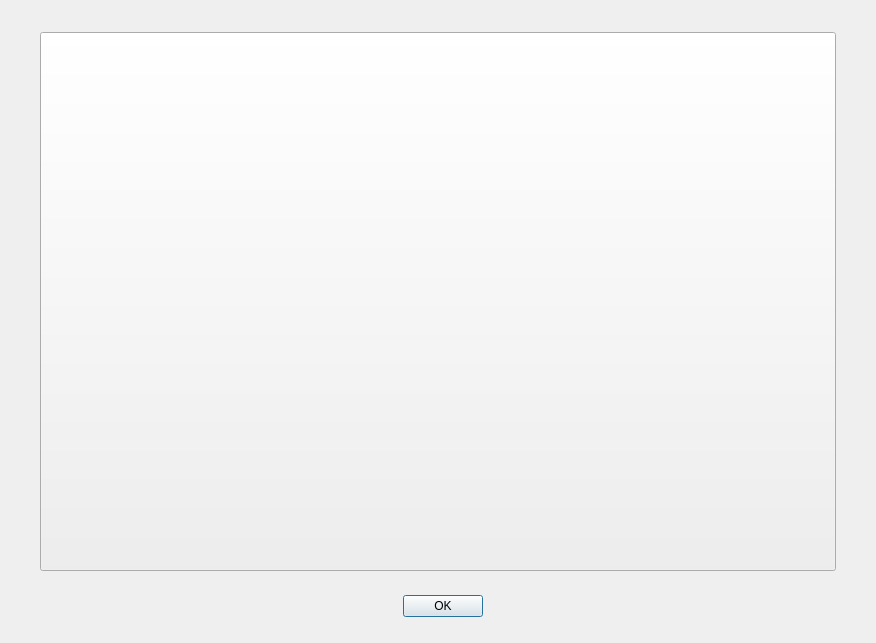
<?xml version="1.0" encoding="UTF-8"?>
<ui version="4.0">
 <class>HintDialog_For_Level4</class>
 <widget class="QDialog" name="HintDialog_For_Level4">
  <property name="geometry">
   <rect>
    <x>0</x>
    <y>0</y>
    <width>876</width>
    <height>643</height>
   </rect>
  </property>
  <property name="windowTitle">
   <string>Dialog</string>
  </property>
  <widget class="QDialogButtonBox" name="buttonBox">
   <property name="geometry">
    <rect>
     <x>393</x>
     <y>590</y>
     <width>90</width>
     <height>32</height>
    </rect>
   </property>
   <property name="orientation">
    <enum>Qt::Horizontal</enum>
   </property>
   <property name="standardButtons">
    <set>QDialogButtonBox::Ok</set>
   </property>
  </widget>
  <widget class="QPushButton" name="buy_new_guppyMom">
   <property name="geometry">
    <rect>
     <x>40</x>
     <y>32</y>
     <width>796</width>
     <height>539</height>
    </rect>
   </property>
   <property name="sizePolicy">
    <sizepolicy hsizetype="Fixed" vsizetype="Fixed">
     <horstretch>0</horstretch>
     <verstretch>0</verstretch>
    </sizepolicy>
   </property>
   <property name="minimumSize">
    <size>
     <width>796</width>
     <height>539</height>
    </size>
   </property>
   <property name="maximumSize">
    <size>
     <width>796</width>
     <height>539</height>
    </size>
   </property>
   <property name="styleSheet">
    <string notr="true">background-image: url(:/image/image/level4_hint.png);</string>
   </property>
   <property name="text">
    <string/>
   </property>
  </widget>
 </widget>
 <resources/>
 <connections>
  <connection>
   <sender>buttonBox</sender>
   <signal>accepted()</signal>
   <receiver>HintDialog_For_Level4</receiver>
   <slot>accept()</slot>
   <hints>
    <hint type="sourcelabel">
     <x>248</x>
     <y>254</y>
    </hint>
    <hint type="destinationlabel">
     <x>157</x>
     <y>274</y>
    </hint>
   </hints>
  </connection>
  <connection>
   <sender>buttonBox</sender>
   <signal>rejected()</signal>
   <receiver>HintDialog_For_Level4</receiver>
   <slot>reject()</slot>
   <hints>
    <hint type="sourcelabel">
     <x>316</x>
     <y>260</y>
    </hint>
    <hint type="destinationlabel">
     <x>286</x>
     <y>274</y>
    </hint>
   </hints>
  </connection>
 </connections>
</ui>
